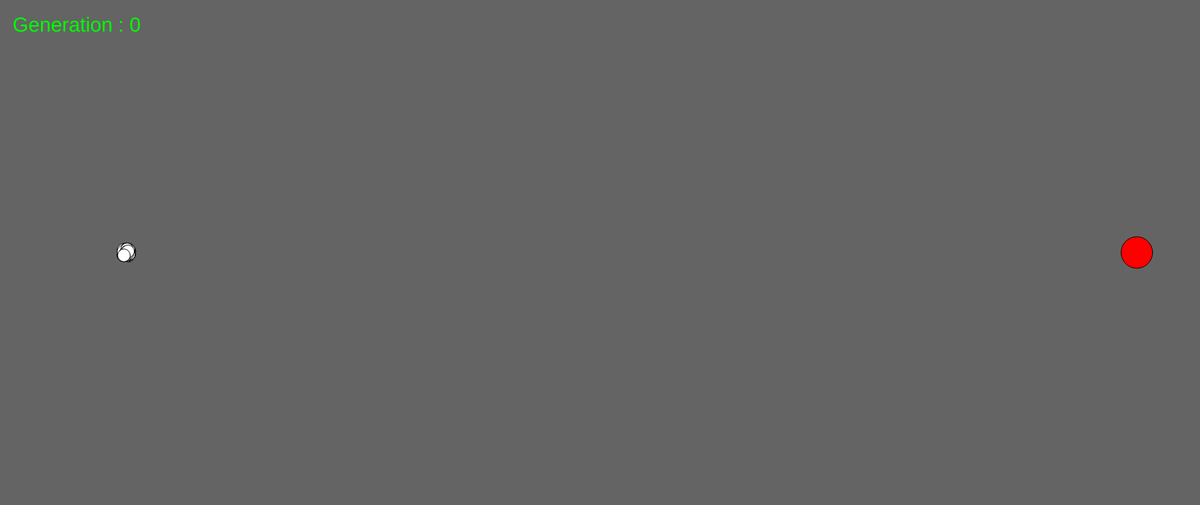
Frame 1 (no input)
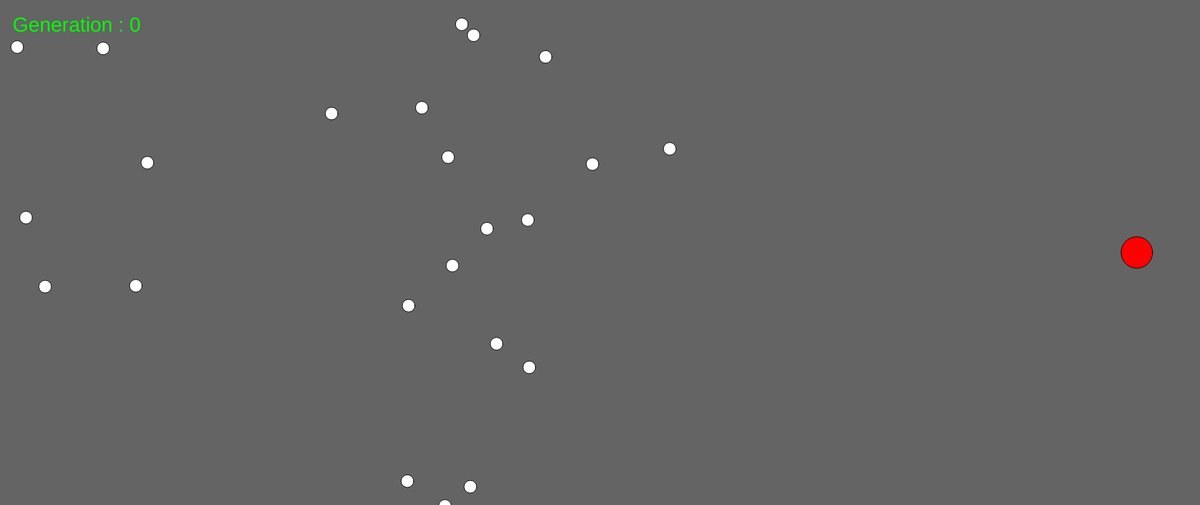
Frame 60 (no input)
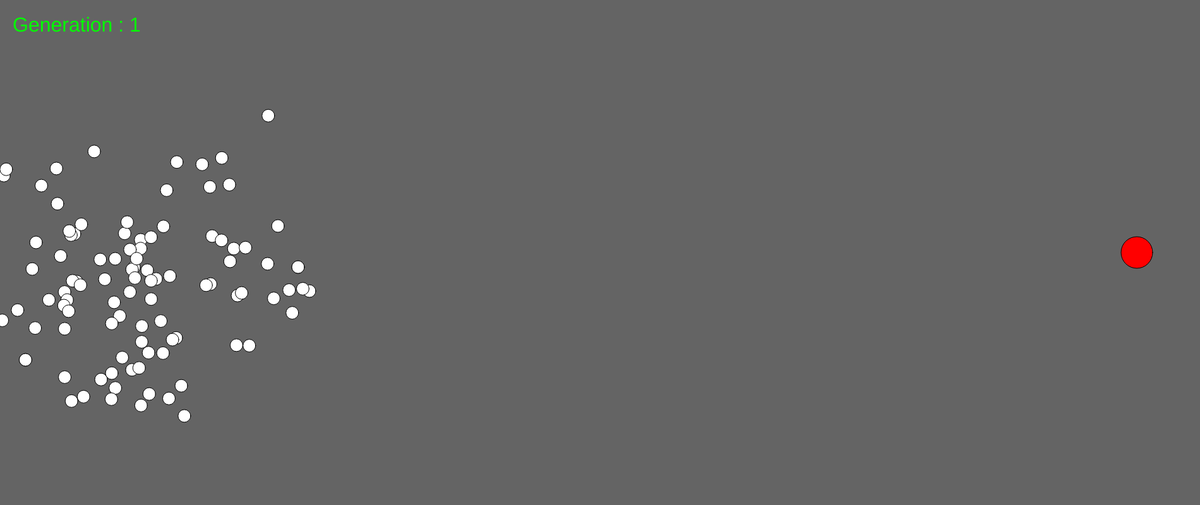
Frame 120 (the mouse pressed at the canvas centre since frame 60)

The p5.js sketch that drew these frames (run headless with seeded random() and noise() and a simulated clock; from frame 60 on, the mouse is pressed at the canvas centre):

// p5.js sketch
// ── sketch.js
const START = [200 , 400]
const TARGET = [1800 , 400]
const MUTATION_RATE = 0.1 // number between 0 to 1

function drawTarget(){
    fill(255 ,0 , 0);
    ellipse(TARGET[0] , TARGET[1] , 50);
}


var population;


function setup() {
    createCanvas(1900, 800);
    background(100);
    population = new Population();

}

function draw() {
    background(100);
    drawTarget();
    textSize(32);
    fill(0,255,0);
    text(`Generation : ${population.gen}` , 20 , 50);


    
    if (population.allDead()){
        
        population.calcFitness();
        population.select();
        population.crossover();
        population.newGeneration();
        population.mutate();

        population.gen ++;
        
    }

    else{

        for (var rocket of population.rockets){

            
            if (rocket.CollidedWithWall() || rocket.feulEnded()){
                rocket.dead = true;
            }


            if (!rocket.dead){
                rocket.move();
                rocket.display();
            }
            
        }
    }

}
// ── obstacle.js
class Obstacle{
    constructor(x1,y1,x2,y2){
        this.x1 = x1;
        this.x2 = x2;
        this.y1 = y1;
        this.y2 = y2;
    }





    display(){
        stroke(0);
        strokeWeight(6);
        line(this.x1 , this.y1 , this.x2 , this.y2);    
    }

}

// ── population.js
var rocket;

class Population{
    constructor() {
        this.gen = 0;
        this.rockets = [];
        this.scores = [];
        this.selected = [];

        for (let i = 0; i < 100; i++){
            this.rockets.push(new Rocket(START[0] , START[1]));
        }
    }




    calcFitness(){
        for (rocket of this.rockets){

            var distance = Math.sqrt((TARGET[0] - rocket.pos.x) ** 2 +  (TARGET[1] - rocket.pos.y) ** 2);
            this.scores.push(1/distance);


        }
            //sorting the scores and rockets
        for (let i = 0; i < this.rockets.length; i++){
            for (let j = 0; j < this.rockets.length-1; j ++){
                if (this.scores[j] < this.scores[j+1]){
                    var t = this.scores[j]
                    this.scores[j] = this.scores[j + 1];
                    this.scores[j+1] = t;

                    t = this.rockets[j];
                    this.rockets[j] = this.rockets[j + 1];
                    this.rockets[j + 1] = t;
           
                }
            }
        }
        for (let i = 0; i < this.scores.length; i++){
            this.scores[i] = Math.floor(this.scores[i] * 1000000000000000);
        }
    }

    select(){ 
        

        

        //adding all of the scores
        var sum = 0;
        for (let i = 0; i < this.scores.length; i ++){
            sum += this.scores[i];
        }

        // normalizing the scores so they all sum up to 1!
        for (let i = 0; i < this.scores.length; i ++){
            this.scores[i] = this.scores[i] / sum
        }


        //picking 50 rockets randomly

        for (let i = 0; i < 50; i ++){
            var index = 0;
            var random_number = random(1);
            while (random_number > 0){
                random_number -= this.scores[index];
                index++;
            }
            index--;
            this.selected.push(this.rockets[index]);
        }


    }

    crossover(){
        this.crossover_results = [];

        for (let i = 0; i < this.selected.length-1; i += 2){
            
            var rocket1 = this.selected[i].dna;
            var rocket2 = this.selected[i + 1].dna;

            
            var dna1 = rocket1.slice(0,600).concat(rocket2.slice(600,1200));
            var dna2 = rocket2.slice(0,600).concat(rocket1.slice(600,1200));

            var new_rocket1 = new Rocket(START[0] , START[1]);
            new_rocket1.dna = dna1;
            var new_rocket2 = new Rocket(START[0] , START[1]);
            new_rocket2.dna = dna2;

            this.crossover_results.push(new_rocket1);
            this.crossover_results.push(new_rocket2);

        }
    }

    newGeneration(){

        this.rockets = [];
        this.temp = this.selected.concat(this.crossover_results);
        for (let rocket of this.temp){
            var new_rocket = new Rocket(START[0] , START[1]);
            new_rocket.dna = rocket.dna;
            this.rockets.push(new_rocket);
        }
    }

    mutate(){
        for (let i = 0; i < this.rockets.length; i++){
            var new_dna = [];
            for (let vector of this.rockets[i].dna){

                if (random(1) < MUTATION_RATE){
                    
                    new_dna.push(createVector(random(-5,5) , random(-5,5)));
                }
                else{
                    new_dna.push(vector);
                }
            }
            this.rockets[i].dna = new_dna;
        }



        this.selected = [];
        this.scores = [];
    }




    allDead(){
        var result = true;
        for (rocket of this.rockets){
            if (rocket.dead === false){
                result = false;
            }
        }
        return result;
    }


}

// ── rocket.js
class Rocket {

    constructor(x, y) {
        this.pos = createVector(x, y);
        
        this.vel = createVector(0, 0);
        this.width = 20;
        this.dead = false;
        this.count = 0;

        this.dna = [];
        for (let i = 0;i<1200;i++){
            this.dna.push(createVector(random(-5, 5), random(-5, 5)));
        }

    }

    display() {
        fill(255,255,255);
        ellipse(this.pos.x, this.pos.y, this.width);
    }


    move() {

        this.vel.add(this.dna[this.count]);
        this.count++;
        if (this.vel.x > 20) {
            this.vel.x = 20;
        }
        else if (this.vel.x < -20) {
            this.vel.x = -20;
        }

        if (this.vel.y > 20) {
            this.vel.y = 20;
        }
        else if (this.vel.y < -20) {
            this.vel.y = -20;
        }
        this.pos.add(this.vel);
    }

    CollidedWithWall(){

        if (this.pos.y > 800){
            return true;
        }
        else if (this.pos.y < 0){
            return true;
        }
        if (this.pos.x > 1900){
            return true
        }
        else if (this.pos.x < 0){
            return true
        }else{
            return false;
        }
    }

    feulEnded(){
        return this.count > 99;
    }
}
